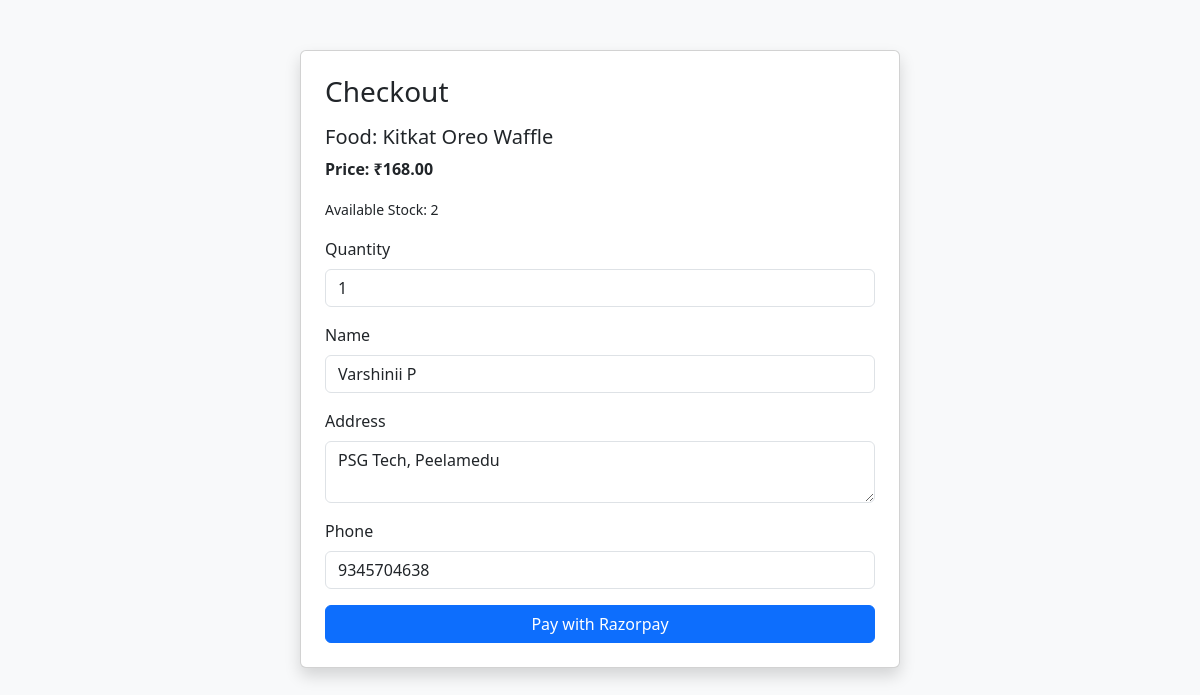
Page /buy.php?food_id=8 (signed in) on the committed database.
### tables this page shows
CREATE TABLE `foods` (
  `food_id` int(11) NOT NULL,
  `vendor_id` int(11) NOT NULL,
  `name` varchar(100) NOT NULL,
  `description` text DEFAULT NULL,
  `price` decimal(10,2) NOT NULL,
  `quantity` int(11) NOT NULL DEFAULT 0,
  `available` tinyint(1) DEFAULT 1,
  `created_at` timestamp NOT NULL DEFAULT current_timestamp(),
  `dietary` enum('veg','non-veg') NOT NULL DEFAULT 'veg',
  `image_path` varchar(255) DEFAULT NULL
);

CREATE TABLE `users` (
  `user_id` int(11) NOT NULL,
  `name` varchar(100) NOT NULL,
  `email` varchar(100) NOT NULL,
  `password_hash` varchar(255) NOT NULL,
  `phone` varchar(20) DEFAULT NULL,
  `address` text DEFAULT NULL,
  `is_active` tinyint(1) DEFAULT 1,
  `created_at` timestamp NOT NULL DEFAULT current_timestamp()
);

### buy.php (the view, shortened to what this page needs)
<?php
$conn = new mysqli("localhost", "root", "", "foodie");
$user_id = $_SESSION['user_id'];
$food_id = isset($_GET['food_id']) ? intval($_GET['food_id']) : 0;
$stmt = $conn->prepare("SELECT name, address, phone FROM users WHERE user_id=?");
$stmt->bind_param("i", $user_id);
$stmt->execute();
$user = $stmt->get_result()->fetch_assoc();
$stmt2 = $conn->prepare("SELECT name, price, quantity FROM foods WHERE food_id=?");
$stmt2->bind_param("i", $food_id);
$stmt2->execute();
$food = $stmt2->get_result()->fetch_assoc();
?>
<!DOCTYPE html>
<html lang="en">
<head>
<link href="https://cdn.jsdelivr.net/npm/bootstrap@5.3.2/dist/css/bootstrap.min.css" rel="stylesheet">
</head>
<body>
<div class="container">
    <div class="card checkout-card shadow p-4">
        <h3 class="mb-3">Checkout</h3>
        <h5>Food: <?= htmlspecialchars($food['name']) ?></h5>
        <p><strong>Price: ₹<?= number_format($food['price'], 2) ?></strong></p>
        <p><small>Available Stock: <?= $food['quantity'] ?></small></p>
        <div class="mb-3">
            <label class="form-label">Quantity</label>
            <input type="number" id="quantity" class="form-control" value="1" min="1" max="<?= $food['quantity'] ?>" required>
        </div>
        <div class="mb-3">
            <label class="form-label">Name</label>
            <input type="text" id="name" class="form-control" value="<?= htmlspecialchars($user['name']) ?>" required>
        </div>
        <div class="mb-3">
            <label class="form-label">Address</label>
            <textarea id="address" class="form-control" required><?= htmlspecialchars($user['address']) ?></textarea>
        </div>
        <div class="mb-3">
            <label class="form-label">Phone</label>
            <input type="text" id="phone" class="form-control" value="<?= htmlspecialchars($user['phone']) ?>" required>
        </div>
        <button type="button" id="payButton" class="btn btn-primary w-100">Pay with Razorpay</button>
    </div>
</div>
</body>
</html>

### buy.php (style rules this page uses)
body { background: #f8f9fa; }
.checkout-card { max-width: 600px; margin: 50px auto; }

### rows in the picture
foods: name "Kitkat Oreo Waffle", price "168.00", quantity "2"
users: name "Varshinii P", address "PSG Tech, Peelamedu", phone "9345704638"
